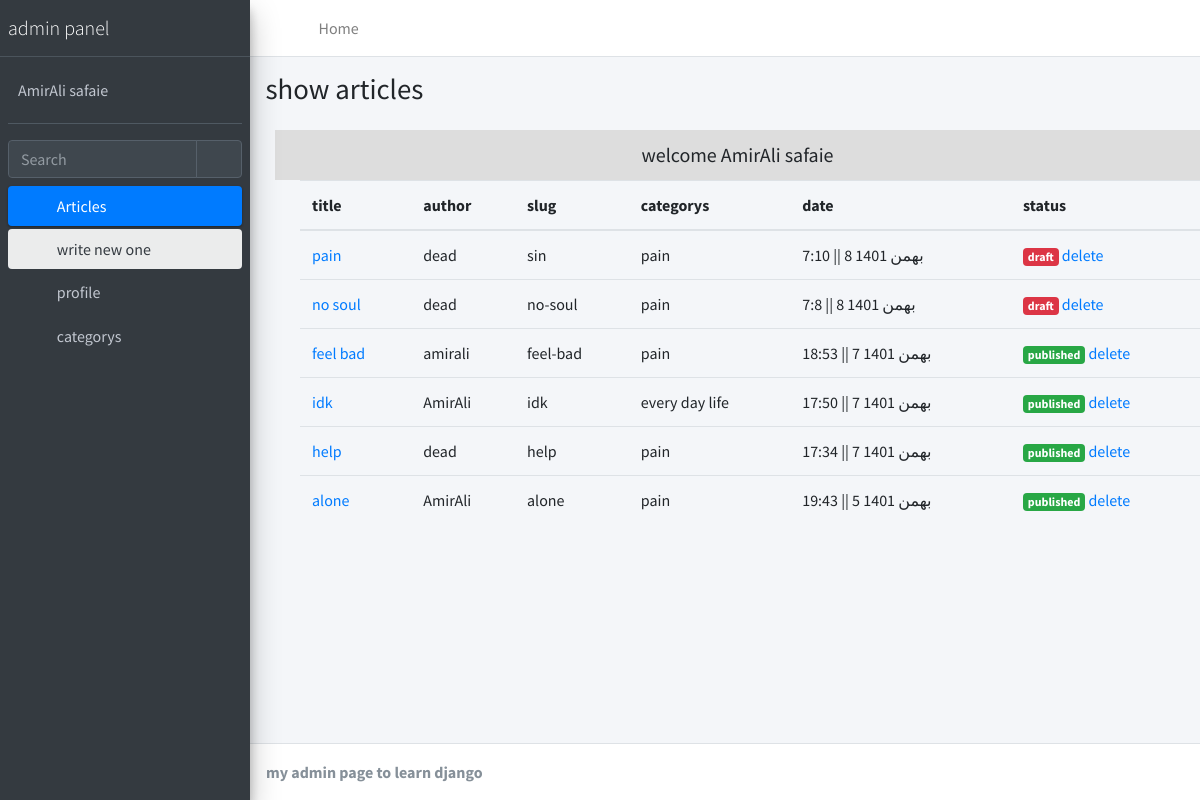
Page /account/ (signed in) on the committed database.
### account/models.py (models this page shows)
class User(AbstractUser):   #ارث بری از کلاس یوزر خود جنگو و ایجاد یوزر جدید برای استفاده توی پروژه
    is_author = models.BooleanField(default=False)
    special_user = models.DateTimeField(default=timezone.now)
    def special_or_not(self):
        if(timezone.now() < self.special_user):   #ایا یوزر الان یوزر طلایی هست یا ن
            return True
        else:
            return False
    special_or_not.boolean = True
    special_or_not.short_description = "special user"

### blog/models.py (models this page shows, shortened)
class Article(models.Model):
    STATUS_CHOICES=(
        ('d','draft'),
        ("p",'publish')
    )
    author = models.ForeignKey(User,on_delete=models.SET_NULL,null=True,related_name="posts_of_author")# اختصاص دادن یک نویسدنده برای پست
    title = models.CharField(max_length=200)
    slug = models.SlugField(max_length=100,unique=True)
    category = models.ManyToManyField(Category,related_name="post_of_category")
    descriptions = models.TextField()
    publish= models.DateTimeField(default=timezone.now)
    created = models.DateTimeField(auto_now_add=True)
    updated = models.DateTimeField(auto_now=True)
    status = models.CharField(max_length=1,choices=STATUS_CHOICES)
    class Meta:
        ordering = ["-publish"]
    def jalali_get_publish(self):
         return jalali_converter(self.publish)
    jalali_get_publish.short_description = "date published"
    def category_to_str(self):
        return ", ".join([category.title for category in self.category.active()])
    category_to_str.short_description = "category"  # این اطلاعات را با چه تایتلی در پنل ادمین نشان دهد
    objects = PostManager()

class Category(models.Model):
    parent = models.ForeignKey("self",default=None,null=True,blank=True,on_delete=models.SET_NULL,related_name='children')
    title = models.CharField(max_length=200)
    slug = models.SlugField(max_length=100,unique=True)
    status = models.BooleanField(default=True,verbose_name="show")
    position = models.IntegerField(verbose_name="order")
    class Meta:
        ordering = ['parent__id','position']
    objects = CategorytManager()

### account/views.py (the view)
# urls.py: path("",Home.as_view(),name="home"),
class Home(LoginRequiredMixin,ListView):
    def get_queryset(self):
        if self.request.user.is_superuser:
            return Article.objects.all()  #گرفتن پست ها از مدل
        else:
            return Article.objects.filter(author = self.request.user)
    template_name="registration/home.html" #این ویو چه تمپلیتی را نمایش دهد

### blog/models.py (called while the page is built)
    def active(self):
        return self.filter(status=True)

### extensions/jalali.py (called while the page is built)
    def persian_tuple(self):
        return self.persian_year, self.persian_month, self.persian_day

### extensions/utils.py (called while the page is built)
def jalali_converter(date):
    date_to_str = "{},{},{}".format(date.year,date.month,date.day)
    date_to_tuple = jalali.Gregorian(date_to_str).persian_tuple()
    date_to_list = list(date_to_tuple)
    for index , month in enumerate(ir_month):
        if date_to_list[1] == index+1:
            date_to_list[1]= month
            break
    output = f" ||  {date_to_list[2]} {date_to_list[1]} {date_to_list[0]}"
    output2 = f"    {date.hour}:{date.minute} "
    retu = [output,output2]
    return retu[1] + retu[0]

### templates/registration/home.html
{% extends 'registration/base.html' %}
{%block title%}show articles{%endblock%}
{%block main%}
<div class="my">
    <h5  class="m-0" >welcome {{user.get_full_name}}</p>
</div>
<div class="cont">
    <table class="table">
        <thead>
        <tr>
          <th>title</th>
          <th>author</th>
          <th>slug</th>
          <th>categorys</th>
          <th>date</th>
          <th>status</th>
        </tr>
        </thead>
        {%for article in object_list%}     {% comment %} نمایش مقالات در صفحه ادمین خودمون object_list به صورت پیش فرض برای کلس بیس ویو ها هستش{% endcomment %}
        <tr>
            <td>
                 {% if article.status == 'd' or request.user.is_superuser%} {% comment %} اگر مقاله پیش نویس بود بشه ادیتش کرد یا اینکه طرف سوپر یوزر باشه و ادیت کنه {% endcomment %}
                <a href="{% url 'account:update' article.pk %}">{{article.title}}</a>
                {%else%}
                {{article.title}}
                {%endif%}
            </td>
            <td>{{article.author}}</td>
            <td>{{article.slug}}</td>
            <td>
                <div class="sparkbar" data-color="#00a65a" data-height="20">{{article.category_to_str}}</div>
            </td>
            <td>{{article.jalali_get_publish}}</td>
            <td>
                {%if article.status == "p"%}
                    <span class="badge badge-success"> published</span>
                {%else%}
                    <span class="badge badge-danger"> draft</span>
                {% endif %}
                {% if request.user.is_superuser %}
                    <span><a href="{% url 'account:delete' article.pk %}">delete</a></span>
                {% endif %}
            </td>
        </tr>
        {%endfor%}
      </table>
</div>
{%endblock%}

### templates/registration/sidebar.html
  <aside class="main-sidebar sidebar-dark-primary elevation-4">
    <a href="index3.html" class="brand-link">
      <span class="brand-text font-weight-light">admin panel</span>
    </a>
    <div class="sidebar">
      <div class="user-panel mt-3 pb-3 mb-3 d-flex">
        <div class="info">
          <a href="#" class="d-block">{{user.get_full_name}}</a>
        </div>
      </div>
      <div class="form-inline">
        <div class="input-group" data-widget="sidebar-search">
          <input class="form-control form-control-sidebar" type="search" placeholder="Search" aria-label="Search">
          <div class="input-group-append">
            <button class="btn btn-sidebar">
              <i class="fas fa-search fa-fw"></i>
            </button>
          </div>
        </div>
      </div>
      <nav class="mt-2">
        <ul class="nav nav-pills nav-sidebar flex-column" data-widget="treeview" role="menu" data-accordion="false">
          <li class="nav-item menu-open">
            <a href="#" class="nav-link active">
              <i class="nav-icon fas fa-tachometer-alt"></i>
              <p>
                Articles
                <i class="right fas fa-angle-left"></i>
              </p>
            </a>
            <ul class="nav nav-treeview">
              <li class="nav-item">
                <a href="{%url 'account:create'%}" class="nav-link active">
                  <i class="nav-icon fas fa-edit"></i>
                  <p>write new one</p>
                </a>
              </li>
              <li class="nav-item">
                <a href="./index2.html" class="nav-link">
                  <i class="far fa-circle nav-icon"></i>
                  <p>profile</p>
                </a>
              </li>
              <li class="nav-item">
                <a href="./index3.html" class="nav-link">
                  <i class="far fa-circle nav-icon"></i>
                  <p>categorys</p>
                </a>
              </li>
            </ul>
          </li>
    </div>
  </aside>

### rows in the picture
User: get_full_name "AmirAli safaie"
Article: title "pain", author "dead", slug "sin", category_to_str "pain", jalali_get_publish "7:10 || 8 بهمن 1401", status "draft"
Article: title "no soul", author "dead", slug "no-soul", category_to_str "pain", jalali_get_publish "7:8 || 8 بهمن 1401", status "draft"
Article: title "feel bad", author "amirali", slug "feel-bad", category_to_str "pain", jalali_get_publish "18:53 || 7 بهمن 1401", status "published"
Article: title "idk", author "AmirAli", slug "idk", category_to_str "every day life", jalali_get_publish "17:50 || 7 بهمن 1401", status "published"
Article: title "help", author "dead", slug "help", category_to_str "pain", jalali_get_publish "17:34 || 7 بهمن 1401", status "published"
Article: title "alone", author "AmirAli", slug "alone", category_to_str "pain", jalali_get_publish "19:43 || 5 بهمن 1401", status "published"
